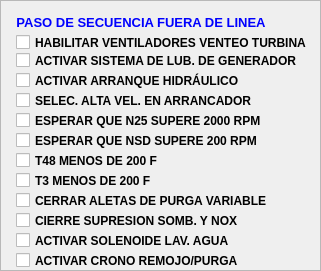
  <widget class="QFrame" name="frame">
   <property name="geometry">
    <rect>
     <x>240</x>
     <y>380</y>
     <width>321</width>
     <height>271</height>
    </rect>
   </property>
   <property name="styleSheet">
    <string notr="true">background-color: NONE;</string>
   </property>
   <property name="frameShape">
    <enum>QFrame::StyledPanel</enum>
   </property>
   <property name="frameShadow">
    <enum>QFrame::Raised</enum>
   </property>
   <widget class="QLabel" name="lbPaso">
    <property name="geometry">
     <rect>
      <x>16</x>
      <y>12</y>
      <width>250</width>
      <height>21</height>
     </rect>
    </property>
    <property name="minimumSize">
     <size>
      <width>250</width>
      <height>21</height>
     </size>
    </property>
    <property name="maximumSize">
     <size>
      <width>250</width>
      <height>16777215</height>
     </size>
    </property>
    <property name="palette">
     <palette>
      <active>
       <colorrole role="WindowText">
        <brush brushstyle="SolidPattern">
         <color alpha="255">
          <red>0</red>
          <green>0</green>
          <blue>255</blue>
         </color>
        </brush>
       </colorrole>
      </active>
      <inactive>
       <colorrole role="WindowText">
        <brush brushstyle="SolidPattern">
         <color alpha="255">
          <red>0</red>
          <green>0</green>
          <blue>255</blue>
         </color>
        </brush>
       </colorrole>
      </inactive>
      <disabled>
       <colorrole role="WindowText">
        <brush brushstyle="SolidPattern">
         <color alpha="255">
          <red>120</red>
          <green>120</green>
          <blue>120</blue>
         </color>
        </brush>
       </colorrole>
      </disabled>
     </palette>
    </property>
    <property name="font">
     <font>
      <pointsize>10</pointsize>
      <weight>75</weight>
      <bold>true</bold>
     </font>
    </property>
    <property name="layoutDirection">
     <enum>Qt::RightToLeft</enum>
    </property>
    <property name="styleSheet">
     <string notr="true">background-color: none;</string>
    </property>
    <property name="text">
     <string>PASO DE SECUENCIA FUERA DE LINEA</string>
    </property>
    <property name="alignment">
     <set>Qt::AlignCenter</set>
    </property>
   </widget>
   <widget class="QCheckBox" name="chk_PSFL_1">
    <property name="geometry">
     <rect>
      <x>16</x>
      <y>32</y>
      <width>371</width>
      <height>21</height>
     </rect>
    </property>
    <property name="minimumSize">
     <size>
      <width>371</width>
      <height>21</height>
     </size>
    </property>
    <property name="font">
     <font>
      <pointsize>9</pointsize>
      <weight>75</weight>
      <bold>true</bold>
     </font>
    </property>
    <property name="styleSheet">
     <string notr="true">background-color: none;</string>
    </property>
    <property name="text">
     <string>HABILITAR VENTILADORES VENTEO TURBINA</string>
    </property>
    <property name="iconSize">
     <size>
      <width>24</width>
      <height>24</height>
     </size>
    </property>
   </widget>
   <widget class="QCheckBox" name="chk_PSFL_2">
    <property name="geometry">
     <rect>
      <x>16</x>
      <y>50</y>
      <width>371</width>
      <height>21</height>
     </rect>
    </property>
    <property name="minimumSize">
     <size>
      <width>371</width>
      <height>21</height>
     </size>
    </property>
    <property name="font">
     <font>
      <pointsize>9</pointsize>
      <weight>75</weight>
      <bold>true</bold>
     </font>
    </property>
    <property name="styleSheet">
     <string notr="true">background-color: none;</string>
    </property>
    <property name="text">
     <string>ACTIVAR SISTEMA DE LUB. DE GENERADOR</string>
    </property>
    <property name="iconSize">
     <size>
      <width>24</width>
      <height>24</height>
     </size>
    </property>
   </widget>
   <widget class="QCheckBox" name="chk_PSFL_3">
    <property name="geometry">
     <rect>
      <x>16</x>
      <y>70</y>
      <width>371</width>
      <height>21</height>
     </rect>
    </property>
    <property name="minimumSize">
     <size>
      <width>371</width>
      <height>21</height>
     </size>
    </property>
    <property name="font">
     <font>
      <pointsize>9</pointsize>
      <weight>75</weight>
      <bold>true</bold>
     </font>
    </property>
    <property name="styleSheet">
     <string notr="true">background-color: none;</string>
    </property>
    <property name="text">
     <string>ACTIVAR ARRANQUE HIDRÁULICO</string>
    </property>
    <property name="iconSize">
     <size>
      <width>24</width>
      <height>24</height>
     </size>
    </property>
   </widget>
   <widget class="QCheckBox" name="chk_PSFL_4">
    <property name="geometry">
     <rect>
      <x>16</x>
      <y>90</y>
      <width>371</width>
      <height>21</height>
     </rect>
    </property>
    <property name="minimumSize">
     <size>
      <width>371</width>
      <height>21</height>
     </size>
    </property>
    <property name="font">
     <font>
      <pointsize>9</pointsize>
      <weight>75</weight>
      <bold>true</bold>
     </font>
    </property>
    <property name="styleSheet">
     <string notr="true">background-color: none;</string>
    </property>
    <property name="text">
     <string>SELEC. ALTA VEL. EN ARRANCADOR</string>
    </property>
    <property name="iconSize">
     <size>
      <width>24</width>
      <height>24</height>
     </size>
    </property>
   </widget>
   <widget class="QCheckBox" name="chk_PSFL_5">
    <property name="geometry">
     <rect>
      <x>16</x>
      <y>110</y>
      <width>371</width>
      <height>21</height>
     </rect>
    </property>
    <property name="minimumSize">
     <size>
      <width>371</width>
      <height>21</height>
     </size>
    </property>
    <property name="font">
     <font>
      <pointsize>9</pointsize>
      <weight>75</weight>
      <bold>true</bold>
     </font>
    </property>
    <property name="styleSheet">
     <string notr="true">background-color: none;</string>
    </property>
    <property name="text">
     <string>ESPERAR QUE N25 SUPERE 2000 RPM</string>
    </property>
    <property name="iconSize">
     <size>
      <width>24</width>
      <height>24</height>
     </size>
    </property>
   </widget>
   <widget class="QCheckBox" name="chk_PSFL_6">
    <property name="geometry">
     <rect>
      <x>16</x>
      <y>130</y>
      <width>371</width>
      <height>21</height>
     </rect>
    </property>
    <property name="minimumSize">
     <size>
      <width>371</width>
      <height>21</height>
     </size>
    </property>
    <property name="font">
     <font>
      <pointsize>9</pointsize>
      <weight>75</weight>
      <bold>true</bold>
     </font>
    </property>
    <property name="styleSheet">
     <string notr="true">background-color: none;</string>
    </property>
    <property name="text">
     <string>ESPERAR QUE NSD SUPERE 200 RPM</string>
    </property>
    <property name="iconSize">
     <size>
      <width>24</width>
      <height>24</height>
     </size>
    </property>
   </widget>
   <widget class="QCheckBox" name="chk_PSFL_7">
    <property name="geometry">
     <rect>
      <x>16</x>
      <y>150</y>
      <width>371</width>
      <height>21</height>
     </rect>
    </property>
    <property name="minimumSize">
     <size>
      <width>371</width>
      <height>21</height>
     </size>
    </property>
    <property name="font">
     <font>
      <pointsize>9</pointsize>
      <weight>75</weight>
      <bold>true</bold>
     </font>
    </property>
    <property name="styleSheet">
     <string notr="true">background-color: none;</string>
    </property>
    <property name="text">
     <string>T48 MENOS DE 200 F</string>
    </property>
    <property name="iconSize">
     <size>
      <width>24</width>
      <height>24</height>
     </size>
    </property>
   </widget>
   <widget class="QCheckBox" name="chk_PSFL_8">
    <property name="geometry">
     <rect>
      <x>16</x>
      <y>170</y>
      <width>371</width>
      <height>21</height>
     </rect>
    </property>
    <property name="minimumSize">
     <size>
      <width>371</width>
      <height>21</height>
     </size>
    </property>
    <property name="font">
     <font>
      <pointsize>9</pointsize>
      <weight>75</weight>
      <bold>true</bold>
     </font>
    </property>
    <property name="styleSheet">
     <string notr="true">background-color: none;</string>
    </property>
    <property name="text">
     <string>T3 MENOS DE 200 F</string>
    </property>
    <property name="iconSize">
     <size>
      <width>24</width>
      <height>24</height>
     </size>
    </property>
   </widget>
   <widget class="QCheckBox" name="chk_PSFL_9">
    <property name="geometry">
     <rect>
      <x>16</x>
      <y>190</y>
      <width>371</width>
      <height>21</height>
     </rect>
    </property>
    <property name="minimumSize">
     <size>
      <width>371</width>
      <height>21</height>
     </size>
    </property>
    <property name="font">
     <font>
      <pointsize>9</pointsize>
      <weight>75</weight>
      <bold>true</bold>
     </font>
    </property>
    <property name="styleSheet">
     <string notr="true">background-color: none;</string>
    </property>
    <property name="text">
     <string>CERRAR ALETAS DE PURGA VARIABLE</string>
    </property>
    <property name="iconSize">
     <size>
      <width>24</width>
      <height>24</height>
     </size>
    </property>
   </widget>
   <widget class="QCheckBox" name="chk_PSFL_10">
    <property name="geometry">
     <rect>
      <x>16</x>
      <y>210</y>
      <width>371</width>
      <height>21</height>
     </rect>
    </property>
    <property name="minimumSize">
     <size>
      <width>371</width>
      <height>21</height>
     </size>
    </property>
    <property name="font">
     <font>
      <pointsize>9</pointsize>
      <weight>75</weight>
      <bold>true</bold>
     </font>
    </property>
    <property name="styleSheet">
     <string notr="true">background-color: none;</string>
    </property>
    <property name="text">
     <string>CIERRE SUPRESION SOMB. Y NOX</string>
    </property>
    <property name="iconSize">
     <size>
      <width>24</width>
      <height>24</height>
     </size>
    </property>
   </widget>
   <widget class="QCheckBox" name="chk_PSFL_11">
    <property name="geometry">
     <rect>
      <x>16</x>
      <y>230</y>
      <width>371</width>
      <height>21</height>
     </rect>
    </property>
    <property name="minimumSize">
     <size>
      <width>371</width>
      <height>21</height>
     </size>
    </property>
    <property name="font">
     <font>
      <pointsize>9</pointsize>
      <weight>75</weight>
      <bold>true</bold>
     </font>
    </property>
    <property name="styleSheet">
     <string notr="true">background-color: none;</string>
    </property>
    <property name="text">
     <string>ACTIVAR SOLENOIDE LAV. AGUA</string>
    </property>
    <property name="iconSize">
     <size>
      <width>24</width>
      <height>24</height>
     </size>
    </property>
   </widget>
   <widget class="QCheckBox" name="chk_PSFL_12">
    <property name="geometry">
     <rect>
      <x>16</x>
      <y>250</y>
      <width>371</width>
      <height>21</height>
     </rect>
    </property>
    <property name="minimumSize">
     <size>
      <width>371</width>
      <height>21</height>
     </size>
    </property>
    <property name="font">
     <font>
      <pointsize>9</pointsize>
      <weight>75</weight>
      <bold>true</bold>
     </font>
    </property>
    <property name="styleSheet">
     <string notr="true">background-color: none;</string>
    </property>
    <property name="text">
     <string>ACTIVAR CRONO REMOJO/PURGA</string>
    </property>
    <property name="iconSize">
     <size>
      <width>24</width>
      <height>24</height>
     </size>
    </property>
   </widget>
  </widget>
